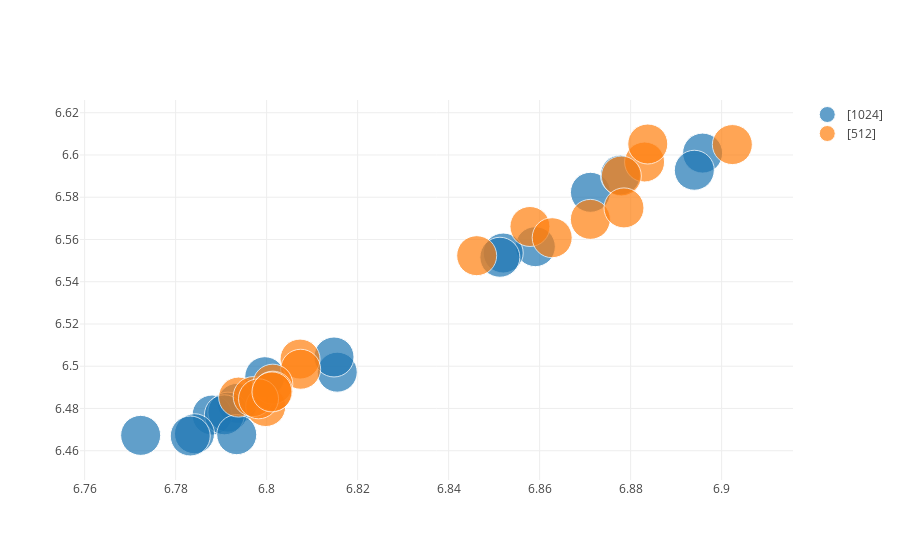

Source (notebook cell):
### Code cell
graph_results(b,'full',['drop', 'fulldrop','nlayers', 'lag'])

### Figure 1 — Plotly figure (JSON) as saved in the notebook; plotly's stock layout.template omitted (floating-point values rounded to 4 significant figures)
{"data": [{"marker": {"size": [40, 40, 40, 40, 40, 40, 40, 40, 40, 40, 40, 40, 40, 40, 40, 40, 40, 40]}, "mode": "markers", "name": "[1024]", "text": ["drop:0.3-fulldrop:0.1-nlayers:2-lag:12-full:[1024]", "drop:0.3-fulldrop:0.2-nlayers:2-lag:12-full:[1024]", "drop:0.4-fulldrop:0.1-nlayers:2-lag:12-full:[1024]", "drop:0.4-fulldrop:0.2-nlayers:2-lag:12-full:[1024]", "drop:0.5-fulldrop:0.1-nlayers:2-lag:12-full:[1024]", "drop:0.5-fulldrop:0.2-nlayers:2-lag:12-full:[1024]", "drop:0.3-fulldrop:0.1-nlayers:2-lag:12-full:[1024]", "drop:0.3-fulldrop:0.2-nlayers:2-lag:12-full:[1024]", "drop:0.4-fulldrop:0.1-nlayers:2-lag:12-full:[1024]", "drop:0.4-fulldrop:0.2-nlayers:2-lag:12-full:[1024]", "drop:0.5-fulldrop:0.1-nlayers:2-lag:12-full:[1024]", "drop:0.5-fulldrop:0.2-nlayers:2-lag:12-full:[1024]", "drop:0.3-fulldrop:0.1-nlayers:2-lag:12-full:[1024]", "drop:0.3-fulldrop:0.2-nlayers:2-lag:12-full:[1024]", "drop:0.4-fulldrop:0.1-nlayers:2-lag:12-full:[1024]", "drop:0.4-fulldrop:0.2-nlayers:2-lag:12-full:[1024]", "drop:0.5-fulldrop:0.1-nlayers:2-lag:12-full:[1024]", "drop:0.5-fulldrop:0.2-nlayers:2-lag:12-full:[1024]"], "type": "scatter", "uid": "cac4a74a-23b7-4dec-b6e4-5c32c5a4d9da", "x": [6.794, 6.871, 6.788, 6.859, 6.791, 6.852, 6.791, 6.896, 6.784, 6.851, 6.772, 6.816, 6.783, 6.878, 6.793, 6.894, 6.815, 6.8], "y": [6.482, 6.582, 6.477, 6.557, 6.478, 6.554, 6.477, 6.601, 6.468, 6.552, 6.467, 6.497, 6.467, 6.59, 6.468, 6.593, 6.504, 6.495]}, {"marker": {"size": [40, 40, 40, 40, 40, 40, 40, 40, 40, 40, 40, 40, 40, 40, 40, 40, 40, 40]}, "mode": "markers", "name": "[512]", "text": ["drop:0.3-fulldrop:0.1-nlayers:2-lag:12-full:[512]", "drop:0.3-fulldrop:0.2-nlayers:2-lag:12-full:[512]", "drop:0.4-fulldrop:0.1-nlayers:2-lag:12-full:[512]", "drop:0.4-fulldrop:0.2-nlayers:2-lag:12-full:[512]", "drop:0.5-fulldrop:0.1-nlayers:2-lag:12-full:[512]", "drop:0.5-fulldrop:0.2-nlayers:2-lag:12-full:[512]", "drop:0.3-fulldrop:0.1-nlayers:2-lag:12-full:[512]", "drop:0.3-fulldrop:0.2-nlayers:2-lag:12-full:[512]", "drop:0.4-fulldrop:0.1-nlayers:2-lag:12-full:[512]", "drop:0.4-fulldrop:0.2-nlayers:2-lag:12-full:[512]", "drop:0.5-fulldrop:0.1-nlayers:2-lag:12-full:[512]", "drop:0.5-fulldrop:0.2-nlayers:2-lag:12-full:[512]", "drop:0.3-fulldrop:0.1-nlayers:2-lag:12-full:[512]", "drop:0.3-fulldrop:0.2-nlayers:2-lag:12-full:[512]", "drop:0.4-fulldrop:0.1-nlayers:2-lag:12-full:[512]", "drop:0.4-fulldrop:0.2-nlayers:2-lag:12-full:[512]", "drop:0.5-fulldrop:0.1-nlayers:2-lag:12-full:[512]", "drop:0.5-fulldrop:0.2-nlayers:2-lag:12-full:[512]"], "type": "scatter", "uid": "f1d6c999-d094-4281-9d71-61c8e51b697e", "x": [6.807, 6.858, 6.794, 6.883, 6.807, 6.846, 6.8, 6.878, 6.797, 6.871, 6.801, 6.879, 6.801, 6.884, 6.798, 6.902, 6.801, 6.863], "y": [6.503, 6.566, 6.485, 6.597, 6.499, 6.552, 6.481, 6.59, 6.486, 6.57, 6.492, 6.575, 6.488, 6.605, 6.485, 6.605, 6.488, 6.561]}], "layout": {}}
